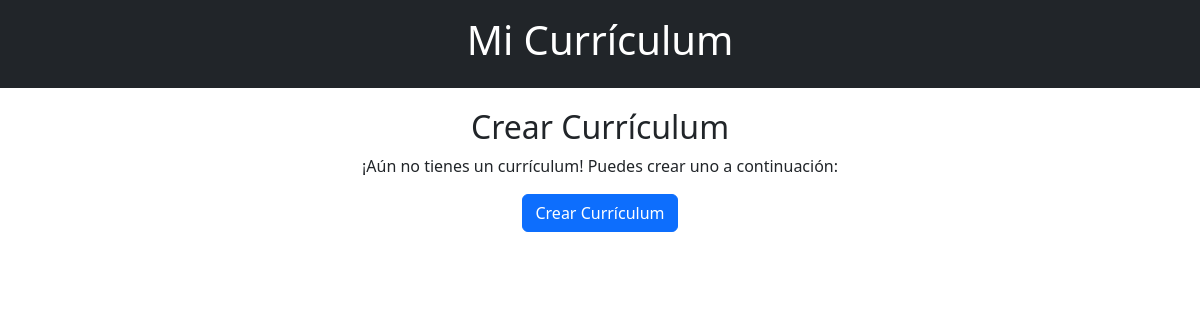
The app's page /App_curriculums/Home/cvdm, older data.
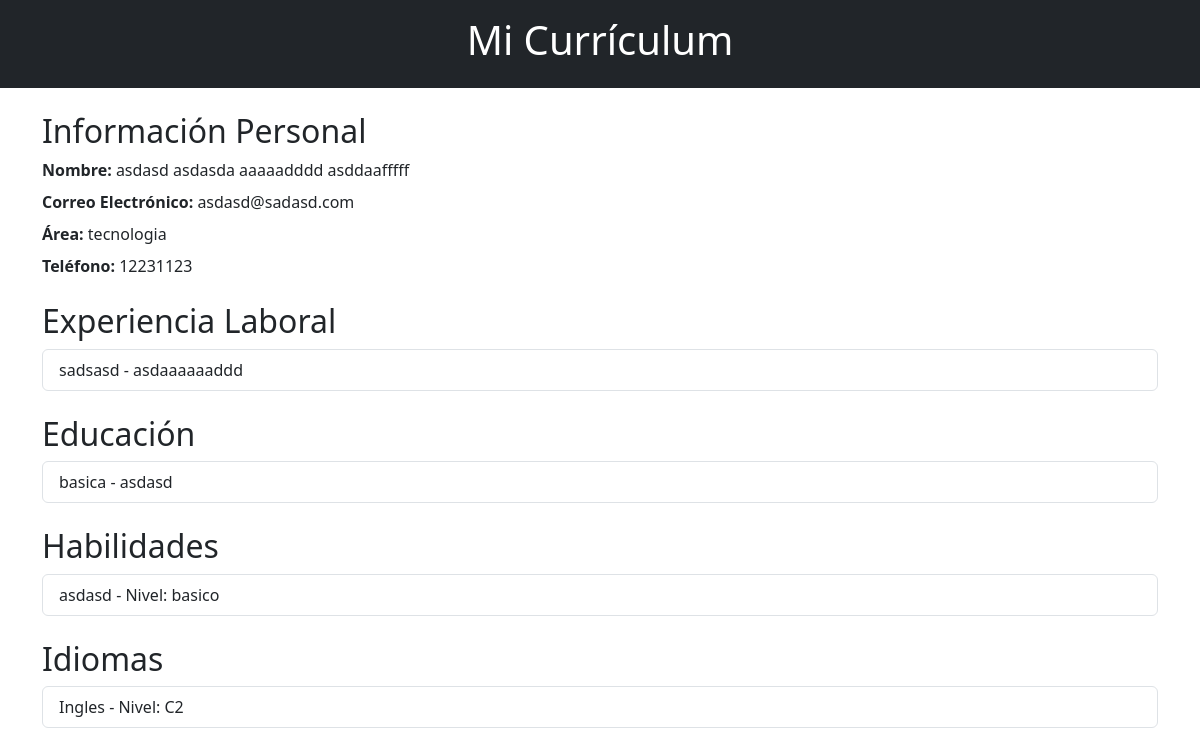
The same page, newer data.
### App_curriculums/models.py (models this page shows)
class Curriculums(models.Model):
    id = models.AutoField(primary_key=True, null=False,unique=True)
    nombre_completo = models.CharField(max_length=162, null=True, blank= True)
    email = models.EmailField(max_length=254, null=False, blank=False, unique=True)
    nombre_usu = models.ForeignKey(Usuarios, on_delete=models.CASCADE, to_field='nombre_usu')
    telefono = models.IntegerField(null=True,blank=True,unique=True)
    area = models.CharField(max_length=254,blank=True,null=False,default='Area no especificada')
    puntaje = models.IntegerField(null=True, blank=True)

class Experiencias(models.Model):
    id = models.AutoField(primary_key= True, null=False, unique=True)
    nombre_usu = models.ForeignKey(Usuarios, on_delete=models.CASCADE, to_field='nombre_usu')
    empresa = models.CharField(max_length=254,null=False,blank=True)
    puesto = models.CharField(max_length=254,null=False,blank=True)
    desde = models.DateTimeField(null=False,blank=False)
    hasta = models.DateTimeField(null=False,blank=False)
    archivo_experiencia = models.CharField(max_length=2,null=False,blank=False)
    puntos = models.IntegerField(null=False,blank=False,default=10)

class Educaciones(models.Model):
    id = models.AutoField(primary_key=True, null=False, unique=True)
    nombre_usu = models.ForeignKey(Usuarios, on_delete=models.CASCADE, to_field='nombre_usu')
    nivel_educacion = models.CharField(max_length=54,blank=False,null=False)
    nombre_instituto = models.CharField(max_length=254,blank=True,null=False)
    curso = models.CharField(max_length=254,blank=True,null=False)
    curso_termino = models.CharField(max_length=254,blank=True,null=False)
    desde = models.DateTimeField(null=False,blank=False)
    hasta = models.DateTimeField(null=False,blank=False)
    archivo_educacion = models.CharField(max_length=2,null=True,blank=True)
    puntos = models.IntegerField(null=False,blank=False,default=10)

class Habilidades(models.Model):
    id = models.AutoField(primary_key=True, null=False, unique=True)
    nombre_usu = models.ForeignKey(Usuarios, on_delete=models.CASCADE, to_field='nombre_usu')
    habilidad = models.CharField(max_length=254,null=False,blank=True)
    nivel = models.CharField(max_length=14,null=False,blank=False,default='No seleccionado')
    archivo_habilidad = models.CharField(max_length=2,null=True,blank=True)
    puntos = models.IntegerField(null=False,blank=False,default=10)

class Idiomas(models.Model):
    id = models.AutoField(primary_key=True, null=False, unique=True)
    nombre_usu = models.ForeignKey(Usuarios, on_delete=models.CASCADE, to_field='nombre_usu')
    idioma = models.CharField(max_length=254,blank=True,null=False)
    nivel_idioma = models.CharField(max_length=54,blank=False,null=False,default='No seleccionado')
    archivo_idioma = models.CharField(max_length=2,null=True,blank=True)
    puntos = models.IntegerField(null=False,blank=False,default=10)

### App_curriculums/views.py (the view)
# urls.py: path('/Home/cvdm',views.Info_curriculum,name='Info_curriculum'),
def Info_curriculum(request):
    try:
        nombre_usu = 'xd1'
        usuario = Curriculums.objects.get(nombre_usu=nombre_usu)
        experiencias_laborales = Experiencias.objects.filter(nombre_usu=nombre_usu)
        educacion = Educaciones.objects.filter(nombre_usu=nombre_usu)
        habilidades = Habilidades.objects.filter(nombre_usu=nombre_usu)
        idiomas = Idiomas.objects.filter(nombre_usu=nombre_usu)
        curriculum = Curriculums.objects.get(nombre_usu=nombre_usu)
        curr_area = curriculum.area
        return render(request, 'html/info_cvp.html', {
            'usuario': usuario,
            'experiencias_laborales': experiencias_laborales,
            'educacion': educacion,
            'habilidades': habilidades,
            'idiomas': idiomas,
            'area': curr_area
        })
    except Curriculums.DoesNotExist:
        return render(request, 'html/info_cvp.html', {'crear_curriculum': True})

### App_curriculums/templates/html/info_cvp.html (shortened to what this page needs)
{% load static %}
<!DOCTYPE html>
<html lang="es">
<head>
    <link rel="stylesheet" type="text/css" href="{% static 'App_curriculums/css/info_cvp.css' %}">
    <link rel="stylesheet" href="https://cdn.jsdelivr.net/npm/bootstrap@5.3.0/dist/css/bootstrap.min.css">
</head>
<body>
    <header class="bg-dark text-white text-center py-3">
        <h1>Mi Currículum</h1>
    </header>
    {% if usuario %}
    <section id="resume" class="container my-4">
        <h2>Información Personal</h2>
        <p class="mb-2"><strong>Nombre:</strong> {{ usuario.nombre_completo }}</p>
        <p class="mb-2"><strong>Correo Electrónico:</strong> {{ usuario.email }}</p>
        <p class="mb-2"><strong>Área:</strong> {{ usuario.area }}</p>
        <p class="mb-4"><strong>Teléfono:</strong> {{ usuario.telefono }}</p>
        <h2>Experiencia Laboral</h2>
        <ul class="list-group mb-4">
            {% for experiencia in experiencias_laborales %}
                <li class="list-group-item">{{ experiencia.empresa }} - {{ experiencia.puesto }}</li>
            {% endfor %}
        </ul>
        <h2>Educación</h2>
        <ul class="list-group mb-4">
            {% for edu in educacion %}
                <li class="list-group-item">{{ edu.nivel_educacion }} - {{ edu.nombre_instituto }}</li>
            {% endfor %}
        </ul>
        <h2>Habilidades</h2>
        <ul class="list-group mb-4">
            {% for habilidad in habilidades %}
                <li class="list-group-item">{{ habilidad.habilidad }} - Nivel: {{ habilidad.nivel }}</li>
            {% endfor %}
        </ul>
        <h2>Idiomas</h2>
        <ul class="list-group mb-4">
            {% if idiomas %}
            {% for idioma in idiomas %}
                <li class="list-group-item">{{ idioma.idioma }} - Nivel: {{ idioma.nivel_idioma }}</li>
            {% endfor %}
            {% else %}
                <p>Sin datos disponibles</p>
            {% endif %}
        </ul>
    </section>
    {% endif %}
    {% if crear_curriculum %}
    <section id="create-resume" class="container text-center">
        <h2>Crear Currículum</h2>
        <p>¡Aún no tienes un currículum! Puedes crear uno a continuación:</p>
        <button class="btn btn-primary"><a href="{% url 'Registro_curriculum' %}" class="text-white">Crear Currículum</a></button>
    </section>
    {% endif %}
</body>
</html>

### static/App_curriculums/css/info_cvp.css (style rules this page uses)
body { font-family: Arial, sans-serif; margin: 20px; }
header { background-color: #333; color: white; text-align: center; padding: 10px; }
#resume, #create-resume { margin-top: 20px; }
h2 { color: #333; }

Row changes from the older to the newer data that the page shows:
added Curriculums: nombre_completo "asdasd asdasda aaaaadddd asddaafffff", email "asdasd@sadasd.com", area "tecnologia", telefono "12231123"
added Experiencias: empresa "sadsasd", puesto "asdaaaaaaddd"
added Educaciones: nivel_educacion "basica", nombre_instituto "asdasd"
added Habilidades: habilidad "asdasd", nivel "basico"
added Idiomas: idioma "Ingles", nivel_idioma "C2"
Text that changed along with them:
text no longer shown: "Crear Currículum ¡Aún no tienes un currículum! Puedes crear uno a continuación: Crear Currículum"
text now shown: "Información Personal Nombre: Correo Electrónico: Área: Teléfono: Experiencia Laboral Educación Habilidades Idiomas"
